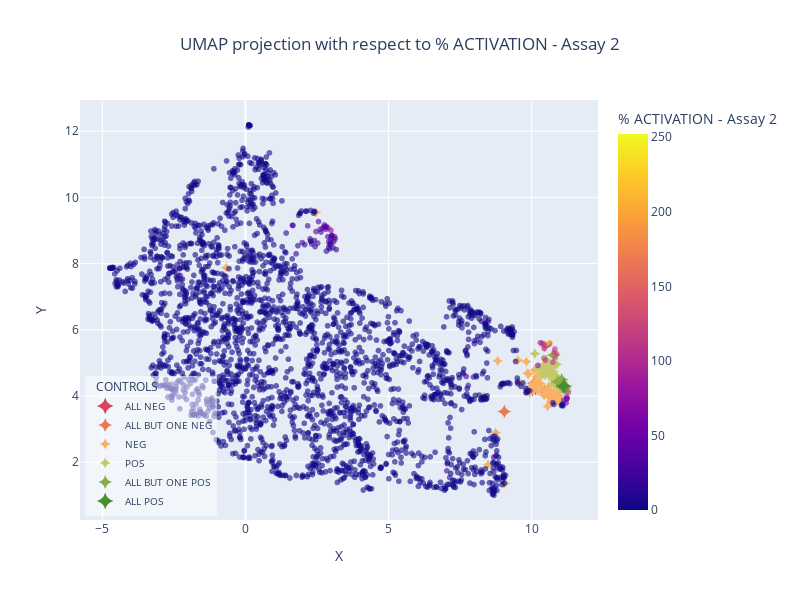
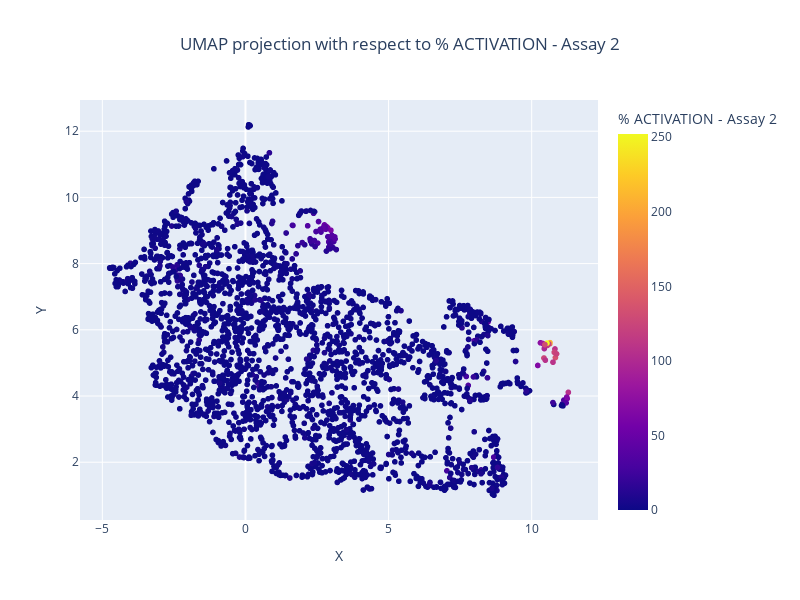

The code cell stored with these charts, in order, in its notebook:
### Code cell
fig = plot_projection_2d(compounds, '% ACTIVATION - Assay 2')
controls = split_controls_pos_neg(ctrl, '% ACTIVATION - Assay 2')
fig_controls = projection_2d_add_controls(fig, controls)
fig_controls.show()
fig.show()

### Figure 1 — Plotly figure (JSON) as saved in the notebook; plotly's stock layout.template omitted (floating-point values rounded to 4 significant figures; data arrays with more than 128 entries replaced by an {"elided": "..."} marker saying what was removed)
{"data": [{"customdata": {"elided": "2456x2 float values"}, "hovertemplate": "X=%{x:.3f}<br>Y=%{y:.3f}<br>Compound ID=%{customdata[0]}<br>% ACTIVATION - Assay 2=%{marker.color:.3f}<extra></extra>", "legendgroup": "", "marker": {"color": {"elided": "2456 float values"}, "coloraxis": "coloraxis", "opacity": 0.6, "symbol": "circle"}, "mode": "markers+text", "name": "", "showlegend": false, "text": {"elided": "2456 int values"}, "type": "scattergl", "x": {"elided": "2456 float values"}, "xaxis": "x", "y": {"elided": "2456 float values"}, "yaxis": "y"}, {"hovertemplate": "<b>%{text[0]}</b><br><b>%{text[1]}</b><br>X: %{x:.4f}<br>Y: %{y:.4f}<br><extra></extra>", "marker": {"color": "#de425b", "size": 12, "symbol": "star-diamond"}, "mode": "markers", "name": "ALL NEG", "text": [["POS: ", "NEG: Assay 1,Assay 2,Assay 3,Assay 4,Assay 5,Assay 6,Assay 7"]], "type": "scatter", "x": [10.14], "y": [4.262]}, {"hovertemplate": "<b>%{text[0]}</b><br><b>%{text[1]}</b><br>X: %{x:.4f}<br>Y: %{y:.4f}<br><extra></extra>", "marker": {"color": "#eb7a52", "size": 10, "symbol": "star-diamond"}, "mode": "markers", "name": "ALL BUT ONE NEG", "text": [["POS: Assay 7", "NEG: Assay 1,Assay 2,Assay 3,Assay 4,Assay 5,Assay 6"], ["POS: Assay 6", "NEG: Assay 1,Assay 2,Assay 3,Assay 4,Assay 5,Assay 7"], ["POS: Assay 5", "NEG: Assay 1,Assay 2,Assay 3,Assay 4,Assay 6,Assay 7"], ["POS: Assay 4", "NEG: Assay 1,Assay 2,Assay 3,Assay 5,Assay 6,Assay 7"], ["POS: Assay 3", "NEG: Assay 1,Assay 2,Assay 4,Assay 5,Assay 6,Assay 7"], ["POS: Assay 1", "NEG: Assay 2,Assay 3,Assay 4,Assay 5,Assay 6,Assay 7"]], "type": "scatter", "x": [9.044, 10.17, 10.03, 10.07, 10.45, 10.22], "y": [3.531, 4.284, 4.192, 4.39, 4.142, 4.389]}, {"hovertemplate": "<b>%{text[0]}</b><br><b>%{text[1]}</b><br>X: %{x:.4f}<br>Y: %{y:.4f}<br><extra></extra>", "marker": {"color": "#f8b267", "size": 8, "symbol": "star-diamond"}, "mode": "markers", "name": "NEG", "text": [["POS: Assay 6,Assay 7", "NEG: Assay 1,Assay 2,Assay 3,Assay 4,Assay 5"], ["POS: Assay 5,Assay 7", "NEG: Assay 1,Assay 2,Assay 3,Assay 4,Assay 6"], ["POS: Assay 5,Assay 6", "NEG: Assay 1,Assay 2,Assay 3,Assay 4,Assay 7"], ["POS: Assay 5,Assay 6,Assay 7", "NEG: Assay 1,Assay 2,Assay 3,Assay 4"], ["POS: Assay 4,Assay 7", "NEG: Assay 1,Assay 2,Assay 3,Assay 5,Assay 6"], ["POS: Assay 4,Assay 6", "NEG: Assay 1,Assay 2,Assay 3,Assay 5,Assay 7"], ["POS: Assay 4,Assay 6,Assay 7", "NEG: Assay 1,Assay 2,Assay 3,Assay 5"], ["POS: Assay 4,Assay 5", "NEG: Assay 1,Assay 2,Assay 3,Assay 6,Assay 7"], ["POS: Assay 4,Assay 5,Assay 7", "NEG: Assay 1,Assay 2,Assay 3,Assay 6"], ["POS: Assay 4,Assay 5,Assay 6", "NEG: Assay 1,Assay 2,Assay 3,Assay 7"], ["POS: Assay 4,Assay 5,Assay 6,Assay 7", "NEG: Assay 1,Assay 2,Assay 3"], ["POS: Assay 3,Assay 7", "NEG: Assay 1,Assay 2,Assay 4,Assay 5,Assay 6"], ["POS: Assay 3,Assay 6", "NEG: Assay 1,Assay 2,Assay 4,Assay 5,Assay 7"], ["POS: Assay 3,Assay 6,Assay 7", "NEG: Assay 1,Assay 2,Assay 4,Assay 5"], ["POS: Assay 3,Assay 5", "NEG: Assay 1,Assay 2,Assay 4,Assay 6,Assay 7"], ["POS: Assay 3,Assay 5,Assay 7", "NEG: Assay 1,Assay 2,Assay 4,Assay 6"], ["POS: Assay 3,Assay 5,Assay 6", "NEG: Assay 1,Assay 2,Assay 4,Assay 7"], ["POS: Assay 3,Assay 5,Assay 6,Assay 7", "NEG: Assay 1,Assay 2,Assay 4"], ["POS: Assay 3,Assay 4", "NEG: Assay 1,Assay 2,Assay 5,Assay 6,Assay 7"], ["POS: Assay 3,Assay 4,Assay 7", "NEG: Assay 1,Assay 2,Assay 5,Assay 6"], ["POS: Assay 3,Assay 4,Assay 6", "NEG: Assay 1,Assay 2,Assay 5,Assay 7"], ["POS: Assay 3,Assay 4,Assay 6,Assay 7", "NEG: Assay 1,Assay 2,Assay 5"], ["POS: Assay 3,Assay 4,Assay 5", "NEG: Assay 1,Assay 2,Assay 6,Assay 7"], ["POS: Assay 3,Assay 4,Assay 5,Assay 7", "NEG: Assay 1,Assay 2,Assay 6"], ["POS: Assay 3,Assay 4,Assay 5,Assay 6", "NEG: Assay 1,Assay 2,Assay 7"], ["POS: Assay 3,Assay 4,Assay 5,Assay 6,Assay 7", "NEG: Assay 1,Assay 2"], ["POS: Assay 1,Assay 7", "NEG: Assay 2,Assay 3,Assay 4,Assay 5,Assay 6"], ["POS: Assay 1,Assay 6", "NEG: Assay 2,Assay 3,Assay 4,Assay 5,Assay 7"], ["POS: Assay 1,Assay 6,Assay 7", "NEG: Assay 2,Assay 3,Assay 4,Assay 5"], ["POS: Assay 1,Assay 5", "NEG: Assay 2,Assay 3,Assay 4,Assay 6,Assay 7"], ["POS: Assay 1,Assay 5,Assay 7", "NEG: Assay 2,Assay 3,Assay 4,Assay 6"], ["POS: Assay 1,Assay 5,Assay 6", "NEG: Assay 2,Assay 3,Assay 4,Assay 7"], ["POS: Assay 1,Assay 5,Assay 6,Assay 7", "NEG: Assay 2,Assay 3,Assay 4"], ["POS: Assay 1,Assay 4", "NEG: Assay 2,Assay 3,Assay 5,Assay 6,Assay 7"], ["POS: Assay 1,Assay 4,Assay 7", "NEG: Assay 2,Assay 3,Assay 5,Assay 6"], ["POS: Assay 1,Assay 4,Assay 6", "NEG: Assay 2,Assay 3,Assay 5,Assay 7"], ["POS: Assay 1,Assay 4,Assay 6,Assay 7", "NEG: Assay 2,Assay 3,Assay 5"], ["POS: Assay 1,Assay 4,Assay 5", "NEG: Assay 2,Assay 3,Assay 6,Assay 7"], ["POS: Assay 1,Assay 4,Assay 5,Assay 7", "NEG: Assay 2,Assay 3,Assay 6"], ["POS: Assay 1,Assay 4,Assay 5,Assay 6", "NEG: Assay 2,Assay 3,Assay 7"], ["POS: Assay 1,Assay 4,Assay 5,Assay 6,Assay 7", "NEG: Assay 2,Assay 3"], ["POS: Assay 1,Assay 3", "NEG: Assay 2,Assay 4,Assay 5,Assay 6,Assay 7"], ["POS: Assay 1,Assay 3,Assay 7", "NEG: Assay 2,Assay 4,Assay 5,Assay 6"], ["POS: Assay 1,Assay 3,Assay 6", "NEG: Assay 2,Assay 4,Assay 5,Assay 7"], ["POS: Assay 1,Assay 3,Assay 6,Assay 7", "NEG: Assay 2,Assay 4,Assay 5"], ["POS: Assay 1,Assay 3,Assay 5", "NEG: Assay 2,Assay 4,Assay 6,Assay 7"], ["POS: Assay 1,Assay 3,Assay 5,Assay 7", "NEG: Assay 2,Assay 4,Assay 6"], ["POS: Assay 1,Assay 3,Assay 5,Assay 6", "NEG: Assay 2,Assay 4,Assay 7"], ["POS: Assay 1,Assay 3,Assay 5,Assay 6,Assay 7", "NEG: Assay 2,Assay 4"], ["POS: Assay 1,Assay 3,Assay 4", "NEG: Assay 2,Assay 5,Assay 6,Assay 7"], ["POS: Assay 1,Assay 3,Assay 4,Assay 7", "NEG: Assay 2,Assay 5,Assay 6"], ["POS: Assay 1,Assay 3,Assay 4,Assay 6", "NEG: Assay 2,Assay 5,Assay 7"], ["POS: Assay 1,Assay 3,Assay 4,Assay 6,Assay 7", "NEG: Assay 2,Assay 5"], ["POS: Assay 1,Assay 3,Assay 4,Assay 5", "NEG: Assay 2,Assay 6,Assay 7"], ["POS: Assay 1,Assay 3,Assay 4,Assay 5,Assay 7", "NEG: Assay 2,Assay 6"], ["POS: Assay 1,Assay 3,Assay 4,Assay 5,Assay 6", "NEG: Assay 2,Assay 7"], ["POS: Assay 1,Assay 3,Assay 4,Assay 5,Assay 6,Assay 7", "NEG: Assay 2"]], "type": "scatter", "x": [9.517, 8.741, 9.93, 9.056, 8.81, 9.851, 9.255, 9.953, 8.322, 9.587, -0.6701, 10.68, 10.58, 10.89, 10.44, 10.73, 10.43, 10.56, 10.51, 10.9, 10.74, 11.03, 10.45, 10.69, 10.47, 10.68, 10.12, 10.3, 10.09, 10.2, 10.21, 10.27, 8.474, 10.19, 9.901, 10.18, 9.815, 10.17, 10.06, 10.19, 2.461, 10.52, 10.62, 10.63, 10.77, 10.51, 10.59, 10.54, 10.73, 10.56, 10.91, 10.63, 10.98, 10.59, 10.74, 10.61, 10.91], "y": [5.082, 2.892, 4.108, 1.36, 5.064, 4.686, 6.027, 4.282, 3.993, 4.39, 7.878, 3.923, 4.0, 3.852, 4.047, 3.872, 4.026, 3.691, 4.171, 3.919, 3.964, 3.771, 4.055, 3.789, 4.076, 3.849, 4.392, 4.365, 4.783, 4.282, 4.162, 4.243, 1.932, 4.522, 4.666, 4.587, 5.04, 4.456, 4.31, 4.441, 9.545, 4.146, 4.116, 4.072, 4.075, 4.162, 4.021, 4.056, 3.956, 4.209, 4.121, 4.068, 3.998, 4.294, 4.024, 4.191, 4.018]}, {"hovertemplate": "<b>%{text[0]}</b><br><b>%{text[1]}</b><br>X: %{x:.4f}<br>Y: %{y:.4f}<br><extra></extra>", "marker": {"color": "#c6c96a", "size": 8, "symbol": "star-diamond"}, "mode": "markers", "name": "POS", "text": [["POS: Assay 2", "NEG: Assay 1,Assay 3,Assay 4,Assay 5,Assay 6,Assay 7"], ["POS: Assay 2,Assay 7", "NEG: Assay 1,Assay 3,Assay 4,Assay 5,Assay 6"], ["POS: Assay 2,Assay 6", "NEG: Assay 1,Assay 3,Assay 4,Assay 5,Assay 7"], ["POS: Assay 2,Assay 6,Assay 7", "NEG: Assay 1,Assay 3,Assay 4,Assay 5"], ["POS: Assay 2,Assay 5", "NEG: Assay 1,Assay 3,Assay 4,Assay 6,Assay 7"], ["POS: Assay 2,Assay 5,Assay 7", "NEG: Assay 1,Assay 3,Assay 4,Assay 6"], ["POS: Assay 2,Assay 5,Assay 6", "NEG: Assay 1,Assay 3,Assay 4,Assay 7"], ["POS: Assay 2,Assay 5,Assay 6,Assay 7", "NEG: Assay 1,Assay 3,Assay 4"], ["POS: Assay 2,Assay 4", "NEG: Assay 1,Assay 3,Assay 5,Assay 6,Assay 7"], ["POS: Assay 2,Assay 4,Assay 7", "NEG: Assay 1,Assay 3,Assay 5,Assay 6"], ["POS: Assay 2,Assay 4,Assay 6", "NEG: Assay 1,Assay 3,Assay 5,Assay 7"], ["POS: Assay 2,Assay 4,Assay 6,Assay 7", "NEG: Assay 1,Assay 3,Assay 5"], ["POS: Assay 2,Assay 4,Assay 5", "NEG: Assay 1,Assay 3,Assay 6,Assay 7"], ["POS: Assay 2,Assay 4,Assay 5,Assay 7", "NEG: Assay 1,Assay 3,Assay 6"], ["POS: Assay 2,Assay 4,Assay 5,Assay 6", "NEG: Assay 1,Assay 3,Assay 7"], ["POS: Assay 2,Assay 4,Assay 5,Assay 6,Assay 7", "NEG: Assay 1,Assay 3"], ["POS: Assay 2,Assay 3", "NEG: Assay 1,Assay 4,Assay 5,Assay 6,Assay 7"], ["POS: Assay 2,Assay 3,Assay 7", "NEG: Assay 1,Assay 4,Assay 5,Assay 6"], ["POS: Assay 2,Assay 3,Assay 6", "NEG: Assay 1,Assay 4,Assay 5,Assay 7"], ["POS: Assay 2,Assay 3,Assay 6,Assay 7", "NEG: Assay 1,Assay 4,Assay 5"], ["POS: Assay 2,Assay 3,Assay 5", "NEG: Assay 1,Assay 4,Assay 6,Assay 7"], ["POS: Assay 2,Assay 3,Assay 5,Assay 7", "NEG: Assay 1,Assay 4,Assay 6"], ["POS: Assay 2,Assay 3,Assay 5,Assay 6", "NEG: Assay 1,Assay 4,Assay 7"], ["POS: Assay 2,Assay 3,Assay 5,Assay 6,Assay 7", "NEG: Assay 1,Assay 4"], ["POS: Assay 2,Assay 3,Assay 4", "NEG: Assay 1,Assay 5,Assay 6,Assay 7"], ["POS: Assay 2,Assay 3,Assay 4,Assay 7", "NEG: Assay 1,Assay 5,Assay 6"], ["POS: Assay 2,Assay 3,Assay 4,Assay 6", "NEG: Assay 1,Assay 5,Assay 7"], ["POS: Assay 2,Assay 3,Assay 4,Assay 6,Assay 7", "NEG: Assay 1,Assay 5"], ["POS: Assay 2,Assay 3,Assay 4,Assay 5", "NEG: Assay 1,Assay 6,Assay 7"], ["POS: Assay 2,Assay 3,Assay 4,Assay 5,Assay 7", "NEG: Assay 1,Assay 6"], ["POS: Assay 2,Assay 3,Assay 4,Assay 5,Assay 6", "NEG: Assay 1,Assay 7"], ["POS: Assay 1,Assay 2", "NEG: Assay 3,Assay 4,Assay 5,Assay 6,Assay 7"], ["POS: Assay 1,Assay 2,Assay 7", "NEG: Assay 3,Assay 4,Assay 5,Assay 6"], ["POS: Assay 1,Assay 2,Assay 6", "NEG: Assay 3,Assay 4,Assay 5,Assay 7"], ["POS: Assay 1,Assay 2,Assay 6,Assay 7", "NEG: Assay 3,Assay 4,Assay 5"], ["POS: Assay 1,Assay 2,Assay 5", "NEG: Assay 3,Assay 4,Assay 6,Assay 7"], ["POS: Assay 1,Assay 2,Assay 5,Assay 7", "NEG: Assay 3,Assay 4,Assay 6"], ["POS: Assay 1,Assay 2,Assay 5,Assay 6", "NEG: Assay 3,Assay 4,Assay 7"], ["POS: Assay 1,Assay 2,Assay 5,Assay 6,Assay 7", "NEG: Assay 3,Assay 4"], ["POS: Assay 1,Assay 2,Assay 4", "NEG: Assay 3,Assay 5,Assay 6,Assay 7"], ["POS: Assay 1,Assay 2,Assay 4,Assay 7", "NEG: Assay 3,Assay 5,Assay 6"], ["POS: Assay 1,Assay 2,Assay 4,Assay 6", "NEG: Assay 3,Assay 5,Assay 7"], ["POS: Assay 1,Assay 2,Assay 4,Assay 6,Assay 7", "NEG: Assay 3,Assay 5"], ["POS: Assay 1,Assay 2,Assay 4,Assay 5", "NEG: Assay 3,Assay 6,Assay 7"], ["POS: Assay 1,Assay 2,Assay 4,Assay 5,Assay 7", "NEG: Assay 3,Assay 6"], ["POS: Assay 1,Assay 2,Assay 4,Assay 5,Assay 6", "NEG: Assay 3,Assay 7"], ["POS: Assay 1,Assay 2,Assay 3", "NEG: Assay 4,Assay 5,Assay 6,Assay 7"], ["POS: Assay 1,Assay 2,Assay 3,Assay 7", "NEG: Assay 4,Assay 5,Assay 6"], ["POS: Assay 1,Assay 2,Assay 3,Assay 6", "NEG: Assay 4,Assay 5,Assay 7"], ["POS: Assay 1,Assay 2,Assay 3,Assay 6,Assay 7", "NEG: Assay 4,Assay 5"], ["POS: Assay 1,Assay 2,Assay 3,Assay 5", "NEG: Assay 4,Assay 6,Assay 7"], ["POS: Assay 1,Assay 2,Assay 3,Assay 5,Assay 7", "NEG: Assay 4,Assay 6"], ["POS: Assay 1,Assay 2,Assay 3,Assay 5,Assay 6", "NEG: Assay 4,Assay 7"], ["POS: Assay 1,Assay 2,Assay 3,Assay 4", "NEG: Assay 5,Assay 6,Assay 7"], ["POS: Assay 1,Assay 2,Assay 3,Assay 4,Assay 7", "NEG: Assay 5,Assay 6"], ["POS: Assay 1,Assay 2,Assay 3,Assay 4,Assay 6", "NEG: Assay 5,Assay 7"], ["POS: Assay 1,Assay 2,Assay 3,Assay 4,Assay 5", "NEG: Assay 6,Assay 7"]], "type": "scatter", "x": [10.43, 10.58, 10.47, 10.41, 10.47, 10.62, 10.52, 10.45, 10.35, 10.43, 10.27, 10.11, 10.38, 10.52, 10.38, 10.45, 10.76, 10.98, 10.85, 11.03, 10.77, 10.92, 10.84, 10.9, 10.81, 11.08, 10.82, 11.21, 10.75, 10.92, 10.89, 10.56, 10.67, 10.6, 10.74, 10.57, 10.75, 10.68, 10.87, 10.47, 10.61, 10.41, 10.61, 10.46, 10.7, 10.55, 10.85, 10.96, 10.81, 10.99, 10.86, 10.94, 10.86, 10.84, 11.07, 10.8, 10.85], "y": [4.683, 4.848, 4.657, 4.907, 4.639, 4.791, 4.723, 4.955, 4.699, 4.945, 4.833, 5.279, 4.637, 5.087, 4.834, 5.494, 4.374, 4.332, 4.358, 4.217, 4.507, 4.446, 4.442, 4.401, 4.392, 4.267, 4.434, 4.156, 4.509, 4.287, 4.437, 4.689, 4.716, 4.639, 4.943, 4.748, 4.738, 4.708, 4.956, 4.77, 4.917, 4.796, 5.008, 4.798, 4.844, 4.845, 4.491, 4.382, 4.322, 4.317, 4.58, 4.517, 4.493, 4.529, 4.362, 4.459, 4.596]}, {"hovertemplate": "<b>%{text[0]}</b><br><b>%{text[1]}</b><br>X: %{x:.4f}<br>Y: %{y:.4f}<br><extra></extra>", "marker": {"color": "#8aac49", "size": 10, "symbol": "star-diamond"}, "mode": "markers", "name": "ALL BUT ONE POS", "text": [["POS: Assay 2,Assay 3,Assay 4,Assay 5,Assay 6,Assay 7", "NEG: Assay 1"], ["POS: Assay 1,Assay 2,Assay 4,Assay 5,Assay 6,Assay 7", "NEG: Assay 3"], ["POS: Assay 1,Assay 2,Assay 3,Assay 5,Assay 6,Assay 7", "NEG: Assay 4"], ["POS: Assay 1,Assay 2,Assay 3,Assay 4,Assay 6,Assay 7", "NEG: Assay 5"], ["POS: Assay 1,Assay 2,Assay 3,Assay 4,Assay 5,Assay 7", "NEG: Assay 6"], ["POS: Assay 1,Assay 2,Assay 3,Assay 4,Assay 5,Assay 6", "NEG: Assay 7"]], "type": "scatter", "x": [11.06, 10.77, 11.04, 11.15, 11.05, 10.91], "y": [4.269, 5.243, 4.407, 4.232, 4.491, 4.434]}, {"hovertemplate": "<b>%{text[0]}</b><br><b>%{text[1]}</b><br>X: %{x:.4f}<br>Y: %{y:.4f}<br><extra></extra>", "marker": {"color": "#488f31", "size": 12, "symbol": "star-diamond"}, "mode": "markers", "name": "ALL POS", "text": [["POS: Assay 1,Assay 2,Assay 3,Assay 4,Assay 5,Assay 6,Assay 7", "NEG: "]], "type": "scatter", "x": [11.13], "y": [4.302]}], "layout": {"coloraxis": {"cmax": 252.2, "cmin": 0, "colorbar": {"title": {"text": "% ACTIVATION - Assay 2"}}, "colorscale": [[0, "#0d0887"], [0.1111, "#46039f"], [0.2222, "#7201a8"], [0.3333, "#9c179e"], [0.4444, "#bd3786"], [0.5556, "#d8576b"], [0.6667, "#ed7953"], [0.7778, "#fb9f3a"], [0.8889, "#fdca26"], [1, "#f0f921"]]}, "height": 600, "legend": {"bgcolor": "rgba(255,255,255,0.5)", "font": {"size": 10}, "title": {"text": "   CONTROLS"}, "tracegroupgap": 0, "x": 0.01, "xanchor": "left", "y": 0.01, "yanchor": "bottom"}, "title": {"text": "UMAP projection with respect to % ACTIVATION - Assay 2", "x": 0.5}, "width": 800, "xaxis": {"anchor": "y", "domain": [0, 1], "title": {"text": "X"}}, "yaxis": {"anchor": "x", "domain": [0, 1], "title": {"text": "Y"}}}}

### Figure 2 — Plotly figure (JSON) as saved in the notebook; plotly's stock layout.template omitted (floating-point values rounded to 4 significant figures; data arrays with more than 128 entries replaced by an {"elided": "..."} marker saying what was removed)
{"data": [{"customdata": {"elided": "2456x2 float values"}, "hovertemplate": "X=%{x:.3f}<br>Y=%{y:.3f}<br>Compound ID=%{customdata[0]}<br>% ACTIVATION - Assay 2=%{marker.color:.3f}<extra></extra>", "legendgroup": "", "marker": {"color": {"elided": "2456 float values"}, "coloraxis": "coloraxis", "symbol": "circle"}, "mode": "markers+text", "name": "", "showlegend": false, "text": {"elided": "2456 int values"}, "type": "scattergl", "x": {"elided": "2456 float values"}, "xaxis": "x", "y": {"elided": "2456 float values"}, "yaxis": "y"}], "layout": {"coloraxis": {"cmax": 252.2, "cmin": 0, "colorbar": {"title": {"text": "% ACTIVATION - Assay 2"}}, "colorscale": [[0, "#0d0887"], [0.1111, "#46039f"], [0.2222, "#7201a8"], [0.3333, "#9c179e"], [0.4444, "#bd3786"], [0.5556, "#d8576b"], [0.6667, "#ed7953"], [0.7778, "#fb9f3a"], [0.8889, "#fdca26"], [1, "#f0f921"]]}, "height": 600, "legend": {"tracegroupgap": 0}, "title": {"text": "UMAP projection with respect to % ACTIVATION - Assay 2", "x": 0.5}, "width": 800, "xaxis": {"anchor": "y", "domain": [0, 1], "title": {"text": "X"}}, "yaxis": {"anchor": "x", "domain": [0, 1], "title": {"text": "Y"}}}}
